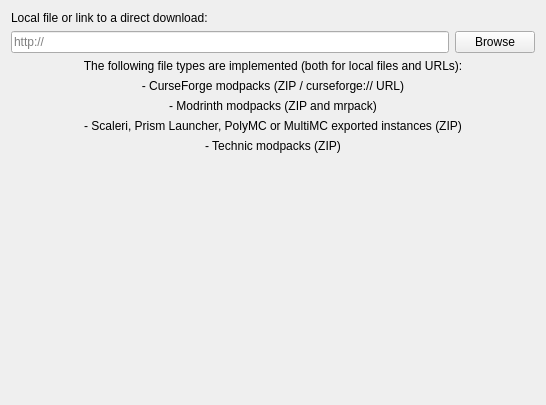
<?xml version="1.0" encoding="UTF-8"?>
<ui version="4.0">
 <class>ImportPage</class>
 <widget class="QWidget" name="ImportPage">
  <property name="geometry">
   <rect>
    <x>0</x>
    <y>0</y>
    <width>546</width>
    <height>405</height>
   </rect>
  </property>
  <layout class="QGridLayout" name="gridLayout">
   <item row="2" column="0">
    <widget class="QLineEdit" name="modpackEdit">
     <property name="placeholderText">
      <string notr="true">http://</string>
     </property>
    </widget>
   </item>
   <item row="2" column="1">
    <widget class="QPushButton" name="modpackBtn">
     <property name="text">
      <string>Browse</string>
     </property>
    </widget>
   </item>
   <item row="3" column="0" rowspan="2" colspan="2">
    <layout class="QVBoxLayout" name="verticalLayout">
     <item>
      <widget class="QLabel" name="label">
       <property name="text">
        <string>The following file types are implemented (both for local files and URLs):</string>
       </property>
       <property name="alignment">
        <set>Qt::AlignCenter</set>
       </property>
      </widget>
     </item>
     <item>
      <widget class="QLabel" name="label_5">
       <property name="text">
        <string>- CurseForge modpacks (ZIP / curseforge:// URL)</string>
       </property>
       <property name="alignment">
        <set>Qt::AlignCenter</set>
       </property>
      </widget>
     </item>
     <item>
      <widget class="QLabel" name="label_3">
       <property name="text">
        <string>- Modrinth modpacks (ZIP and mrpack)</string>
       </property>
       <property name="alignment">
        <set>Qt::AlignCenter</set>
       </property>
      </widget>
     </item>
     <item>
      <widget class="QLabel" name="label_2">
       <property name="text">
        <string>- Scaleri, Prism Launcher, PolyMC or MultiMC exported instances (ZIP)</string>
       </property>
       <property name="alignment">
        <set>Qt::AlignCenter</set>
       </property>
      </widget>
     </item>
     <item>
      <widget class="QLabel" name="label_4">
       <property name="text">
        <string>- Technic modpacks (ZIP)</string>
       </property>
       <property name="alignment">
        <set>Qt::AlignCenter</set>
       </property>
      </widget>
     </item>
    </layout>
   </item>
   <item row="5" column="0" colspan="2">
    <spacer name="verticalSpacer">
     <property name="orientation">
      <enum>Qt::Vertical</enum>
     </property>
     <property name="sizeHint" stdset="0">
      <size>
       <width>20</width>
       <height>40</height>
      </size>
     </property>
    </spacer>
   </item>
   <item row="0" column="0" colspan="2">
    <widget class="QLabel" name="modpackLabel">
     <property name="text">
      <string>Local file or link to a direct download:</string>
     </property>
    </widget>
   </item>
  </layout>
 </widget>
 <resources/>
 <connections/>
</ui>
